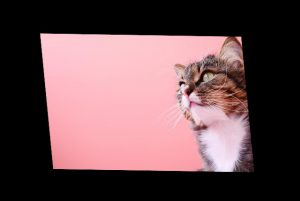
#> input picture gato.jpeg, 300 x 201 px
$ python 'Perspective_ Image.py'
#> lines starting #> are read from the running program, lines starting #| are printed output that depends on the picture
import cv2
import numpy as np

imagen = cv2.imread('gato.jpeg')
#> imagen is the input picture: shape (201, 300, 3); mean B, G, R 80, 76.4, 104

cv2.circle(imagen, (40,33),7,(255,0,0),2)
cv2.circle(imagen, (240,37),7,(0,255,0),2)
cv2.circle(imagen, (53,167),7,(0,0,255),2)
cv2.circle(imagen, (252,170),7,(255,255,0),2)
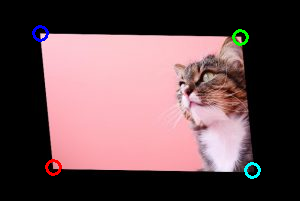
#> imagen: shape (201, 300, 3); mean B, G, R 80.8, 77.2, 104.1

pts1 = np.float32([[40,33],[240,37],[53,167],[252,170]])
pts2 = np.float32([[0,0],[480,0],[0,300],[480,300]])

m = cv2.getPerspectiveTransform(pts1,pts2)
dst = cv2.warpPerspective(imagen,m,(480,300))
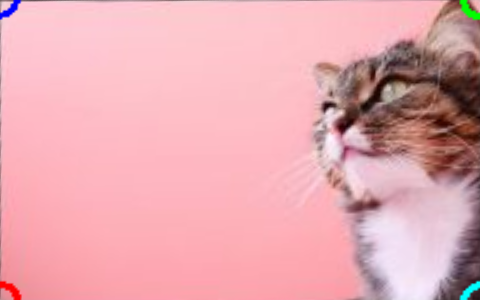
#> dst: shape (300, 480, 3); mean B, G, R 177.6, 169.7, 229.8

cv2.imshow('IMAGEN DE PRUEBA', imagen)
cv2.imshow('SALIDA',dst)
cv2.waitKey(0)
cv2.destroyAllWindows()
